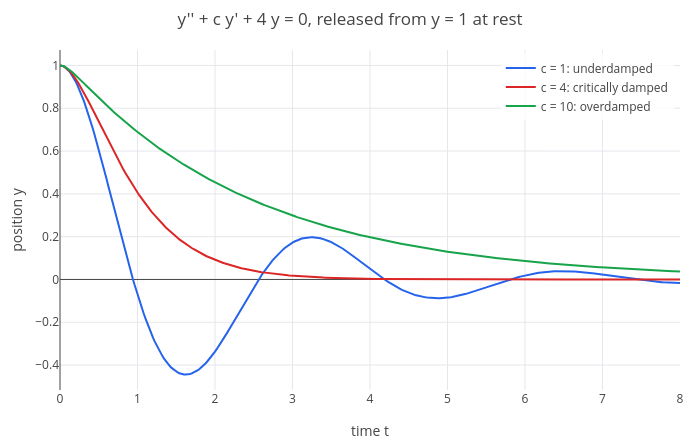

The cell this chart's notebook holds for it:
### Markdown cell above
## 2. The damped oscillator

A mass $m = 1$ on a spring $k = 4$, with damping $c$: $y'' + cy' + 4y = 0$. The characteristic roots are
$r = (-c \pm \sqrt{c^2 - 16})/2$, so everything depends on the sign of $c^2 - 16$:

* $c < 4$: complex roots, **underdamped**: it oscillates while decaying;
* $c = 4$: a double root, **critically damped**: the fastest return without overshooting;
* $c > 4$: two negative real roots, **overdamped**: it creeps back slowly.

### Code cell
y1 = dsolve(y'' + y' + 4*y == 0, y, t, 0, [1, 0]);
y2 = dsolve(y'' + 4*y' + 4*y == 0, y, t, 0, [1, 0]);
y3 = dsolve(y'' + 10*y' + 4*y == 0, y, t, 0, [1, 0]);
p = plot(y1, y2, y3, t, 0, 8);
p = legend(p, "c = 1: underdamped", "c = 4: critically damped", "c = 10: overdamped");
labels(title(p, "y'' + c y' + 4 y = 0, released from y = 1 at rest"), "time t", "position y")

### Figure 1 — Plotly figure (JSON) as saved in the notebook; plotly's stock layout.template omitted (floating-point values rounded to 4 significant figures; data arrays with more than 128 entries replaced by an {"elided": "..."} marker saying what was removed)
{"data": [{"line": {"color": "#2563eb", "width": 2}, "mode": "lines", "name": "c = 1: underdamped", "type": "scatter", "x": {"elided": "402 float values"}, "y": {"elided": "402 float values"}}, {"line": {"color": "#dc2626", "width": 2}, "mode": "lines", "name": "c = 4: critically damped", "type": "scatter", "x": {"elided": "402 float values"}, "y": {"elided": "402 float values"}}, {"line": {"color": "#16a34a", "width": 2}, "mode": "lines", "name": "c = 10: overdamped", "type": "scatter", "x": {"elided": "402 float values"}, "y": {"elided": "402 float values"}}], "layout": {"height": 440, "legend": {"bgcolor": "rgba(255,255,255,0.8)", "x": 0.99, "xanchor": "right", "y": 0.99, "yanchor": "top"}, "margin": {"b": 50, "l": 60, "r": 20, "t": 50}, "showlegend": true, "title": {"text": "y'' + c y' + 4 y = 0, released from y = 1 at rest"}, "width": 700, "xaxis": {"title": {"text": "time t"}, "zeroline": true}, "yaxis": {"range": [-0.5166, 1.072], "title": {"text": "position y"}, "zeroline": true}}}
